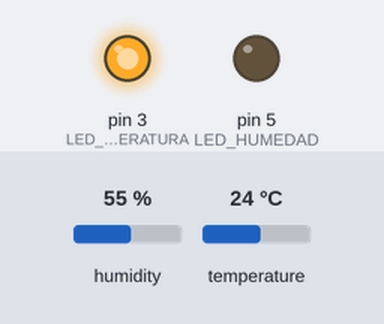
Simulated run of this sketch. Board: Arduino Uno, built with avr-gcc and run on an emulated ATmega328P. On the bench: output pins drawn as LEDs (lit = HIGH). The inputs (shaded band) are chosen by the test bench; at power-on: humidity 55 %, temperature 24 °C. What the sketch prints to the serial monitor is not drawn.

Above: at 1.2 s.
1.3 s: humidity set to 36 %
2.9 s: humidity set to 33 %
At 3.3 s:
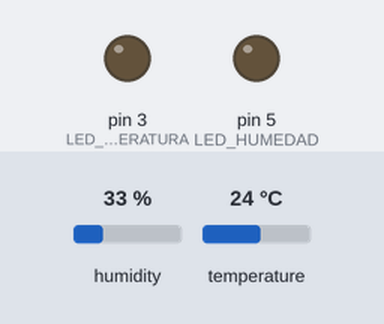
Timing chart, 0 to 5.9 s (numbered marks = the images above; inputs shaded):
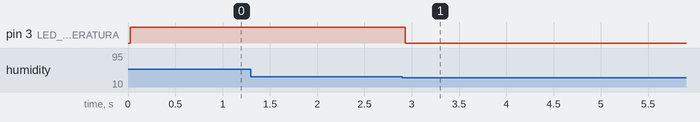

Measured:
- the behaviour switches between 35 and 34 % on humidity (found by bisection; images 0 and 1)
- after the input at 2.9 s, pin 3 (LED_TEMPERATURA): HIGH → LOW at once

The sketch:

main.ino
```cpp
#include <SimpleDHT.h>

#define SENSOR_PIN 2
#define LED_TEMPERATURA 3
#define LED_HUMEDAD 5

SimpleDHT11 SENSOR_DHT11;

void setup()
{
  Serial.begin(9600);
  pinMode(LED_TEMPERATURA, OUTPUT);
  pinMode(LED_HUMEDAD, OUTPUT);
}

void loop()
{
  byte temperatura = 0;
  byte humedad = 0;

  if (SENSOR_DHT11.read(SENSOR_PIN, &temperatura, &humedad, NULL))
    return;

  // Validar valor de la TEMPERATURA
  if ((int)temperatura >= 25)
    digitalWrite(LED_TEMPERATURA, HIGH);
  else
    digitalWrite(LED_TEMPERATURA, LOW);

  // Validar valor de la HUMEDAD
  if ((int)humedad >= 35)
    digitalWrite(LED_TEMPERATURA, HIGH);
  else
    digitalWrite(LED_TEMPERATURA, LOW);

  // Imprimir valores
  Serial.println("\n ::::::::::::::::::::::::::::::");
  Serial.println("Temperatura: " + (int)temperatura);
  Serial.println("Humedad: " + (int)humedad);
  delay(200);
}
```
